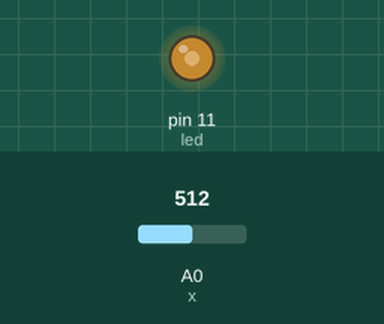
A sketch run on a simulated Arduino Uno, built with avr-gcc and run on an emulated ATmega328P. Shown: output pins drawn as LEDs (lit = HIGH). The inputs (shaded band) are chosen by the test bench; at power-on: A0 (x) = 512.

Above: at 1.2 s.
1.3 s: A0 (x) set to 716
At 1.9 s:
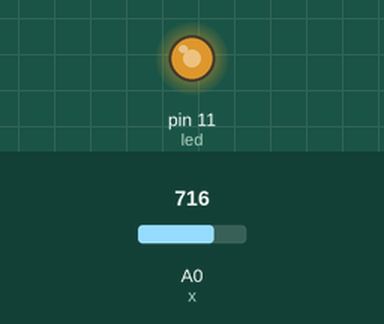
2.8 s: A0 (x) set to 900
At 4.0 s:
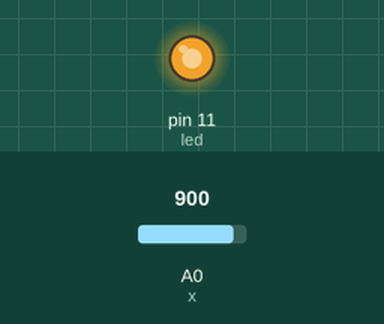
4.3 s: A0 (x) set to 122
At 5.4 s:
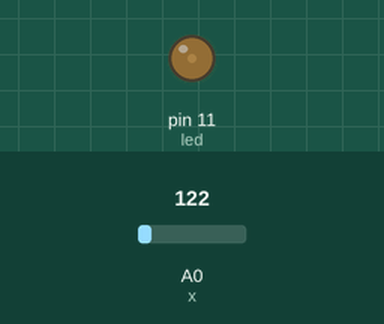
5.8 s: A0 (x) set to 0
At 6.5 s:
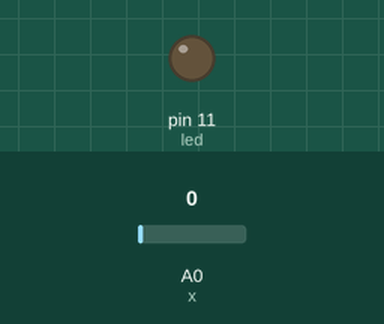
7.3 s: A0 (x) set to 511
At 7.7 s:
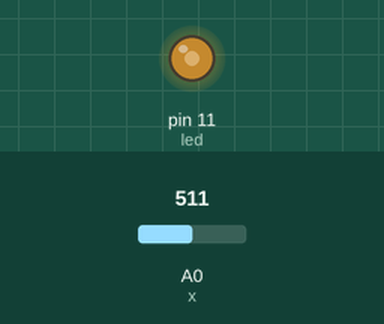
Timing chart, 0 to 9.8 s (numbered marks = the images above; inputs shaded):
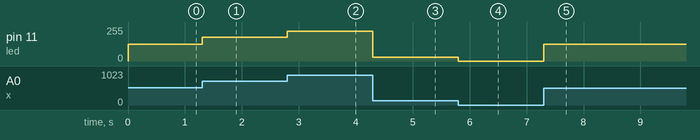

The sketch:

Proyect_Joystick.ino
```cpp
int led = 11;
int x = A0;

void setup()
{
  pinMode(led,OUTPUT);
}

void loop()
{
 int reading = analogRead (x);
 reading = map(reading,0,1024,0,255);
 analogWrite(led,reading);
}
```

Measured:
- after the input at 1.3 s, pin 11 (led): 127/255 → 178/255 at once
- after the input at 2.8 s, pin 11 (led): 178/255 → 224/255 at once
- after the input at 4.3 s, pin 11 (led): 224/255 → 30/255 at once
- after the input at 5.8 s, pin 11 (led): 30/255 → 0/255 at once
- after the input at 7.3 s, pin 11 (led): 0/255 → 127/255 at once
